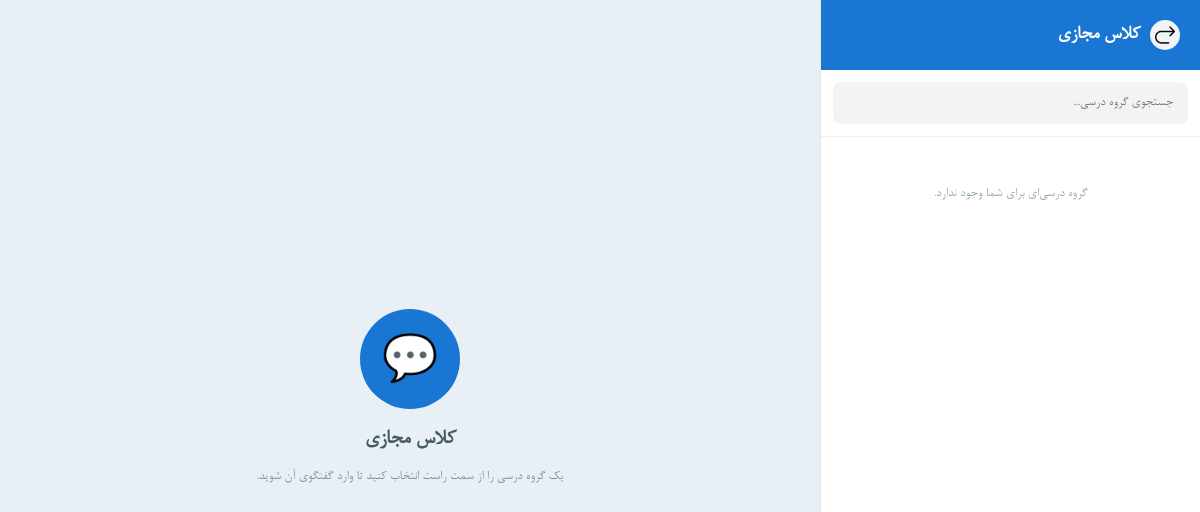
Before: /online_class/index.php (signed in) with the older database file.
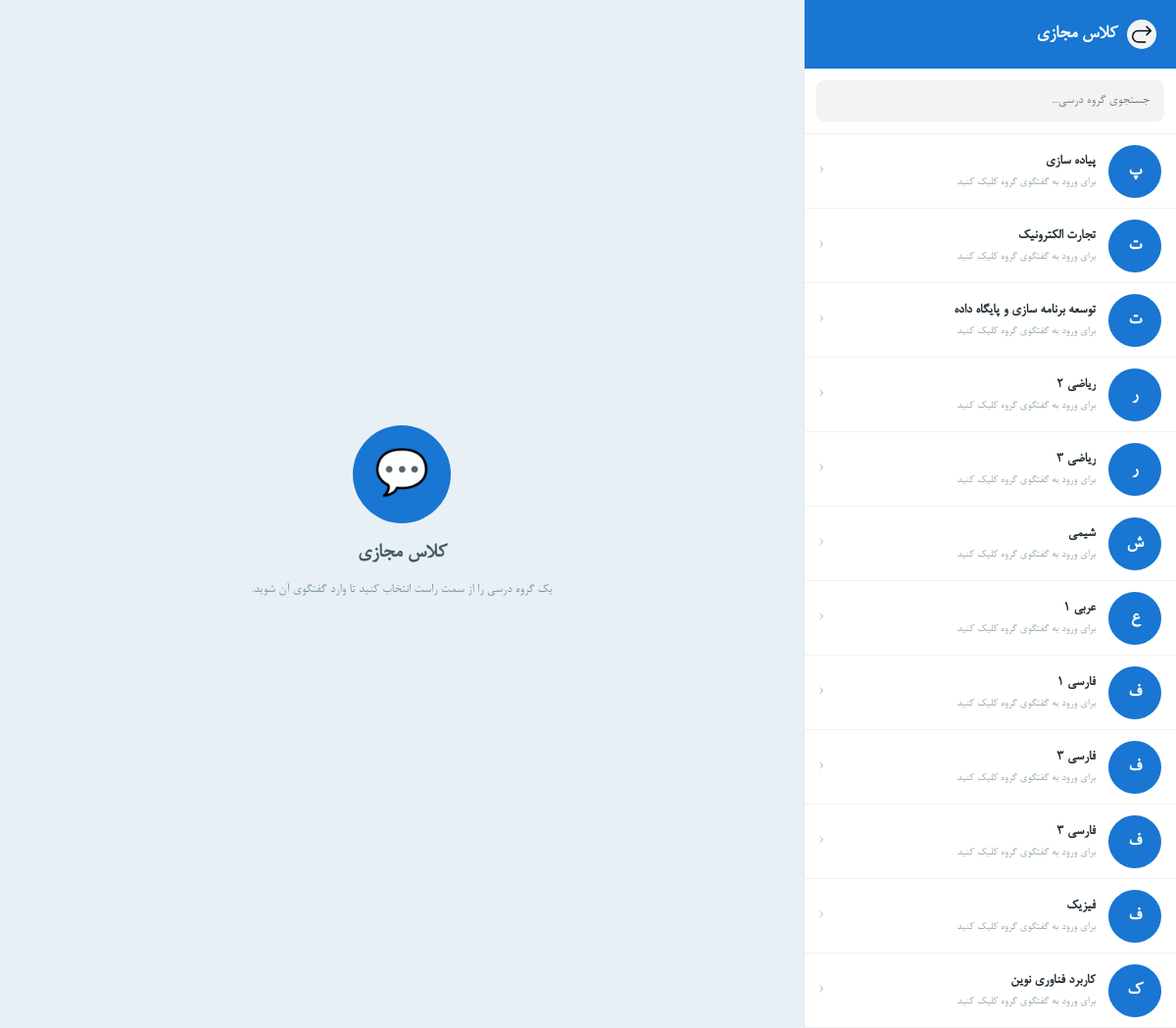
After: the same page with the newer database file.
### tables this page shows
CREATE TABLE `courses` (
  `Co_ID` int(11) NOT NULL,
  `Co_name` varchar(50) NOT NULL,
  `Co_num` int(2) NOT NULL,
  `Co_type` int(1) NOT NULL,
  `Co_teacherID` int(3) NOT NULL,
  `Co_classID` int(3) NOT NULL
);

### online_class/index.php (the view, shortened to what this page needs)
<?php
require_once '../connect.php';
$id = (int)$_SESSION['ID'];
$type = (int)$_SESSION['type'];
if ($type === 0) {
    $sql = "SELECT c.Co_ID, c.Co_name
            FROM courses c
            INNER JOIN students s ON s.Stu_classID = c.Co_classID
            WHERE s.Stu_ID = :id
            ORDER BY c.Co_name";
    $stmt = $connect->prepare($sql);
    $stmt->execute([':id' => $id]);
} else {
    $sql = "SELECT Co_ID, Co_name
            FROM courses
            ORDER BY Co_name";
    $stmt = $connect->prepare($sql);
    $stmt->execute();
}
$courses = $stmt->fetchAll(PDO::FETCH_ASSOC);
?>
<!DOCTYPE html>
<html lang="fa" dir="rtl">
<head>
    <link rel="stylesheet" href="../styles/font.css">
    <link rel="stylesheet" href="styles/index.css">
</head>
<body>
<div class="app">
    <div class="messenger">
        <aside class="sidebar">
            <div class="sidebar-header">
                 <button class="back-btn" onclick="location.href='../login.php'">
                    <img src="../images/icons/class_back.png" alt="" id="back">
            </button>
                <div class="sidebar-title">کلاس مجازی</div>
            </div>
            <div class="search-box">
                <input
                    type="text"
                    class="search"
                    id="courseSearch"
                    placeholder="جستجوی گروه درسی..."
                >
            </div>
            <div class="course-list" id="courseList">
                <?php if (!empty($courses)): ?>
                    <?php foreach ($courses as $course): ?>
                        <a
                            href="chat.php?course_id=<?= (int)$course['Co_ID'] ?>"
                            class="course"
                            data-name="<?= htmlspecialchars($course['Co_name']) ?>"
                        >
                            <div class="avatar">
                                <?= htmlspecialchars(mb_substr($course['Co_name'], 0, 1, 'UTF-8')) ?>
                            </div>
                            <div class="course-info">
                                <div class="course-name">
                                    <?= htmlspecialchars($course['Co_name']) ?>
                                </div>
                                <div class="course-last">
                                    برای ورود به گفتگوی گروه کلیک کنید
                                </div>
                            </div>
                            <div class="course-arrow">
                                ‹
                            </div>
                        </a>
                    <?php endforeach; ?>
                <?php else: ?>
                    <div class="empty">
                        گروه درسی‌ای برای شما وجود ندارد.
                    </div>
                <?php endif; ?>
            </div>
        </aside>
        <main class="welcome">
            <div class="welcome-content">
                <div class="welcome-icon">
                    💬
                </div>
                <h2>
                    کلاس مجازی
                </h2>
                <p>
                    یک گروه درسی را از سمت راست انتخاب کنید
                    تا وارد گفتگوی آن شوید.
                </p>
            </div>
        </main>
    </div>
</div>
</body>
</html>

Changed rows visible on the page:
added courses: Co_name "پ", Co_name "پیاده سازی"
added courses: Co_name "ت", Co_name "تجارت الکترونیک"
added courses: Co_name "ت", Co_name "توسعه برنامه سازی و پایگاه داده"
added courses: Co_name "ر", Co_name "ریاضی 2"
added courses: Co_name "ر", Co_name "ریاضی 3"
added courses: Co_name "ش", Co_name "شیمی"
added courses: Co_name "ع", Co_name "عربی 1"
added courses: Co_name "ف", Co_name "فارسی 1"
added courses: Co_name "ف", Co_name "فارسی 3"
added courses: Co_name "ف", Co_name "فارسی 3"
added courses: Co_name "ف", Co_name "فیزیک"
added courses: Co_name "ک", Co_name "کاربرد فناوری نوین"
Other visible differences:
text no longer shown: "گروه درسی‌ای برای شما وجود ندارد."
